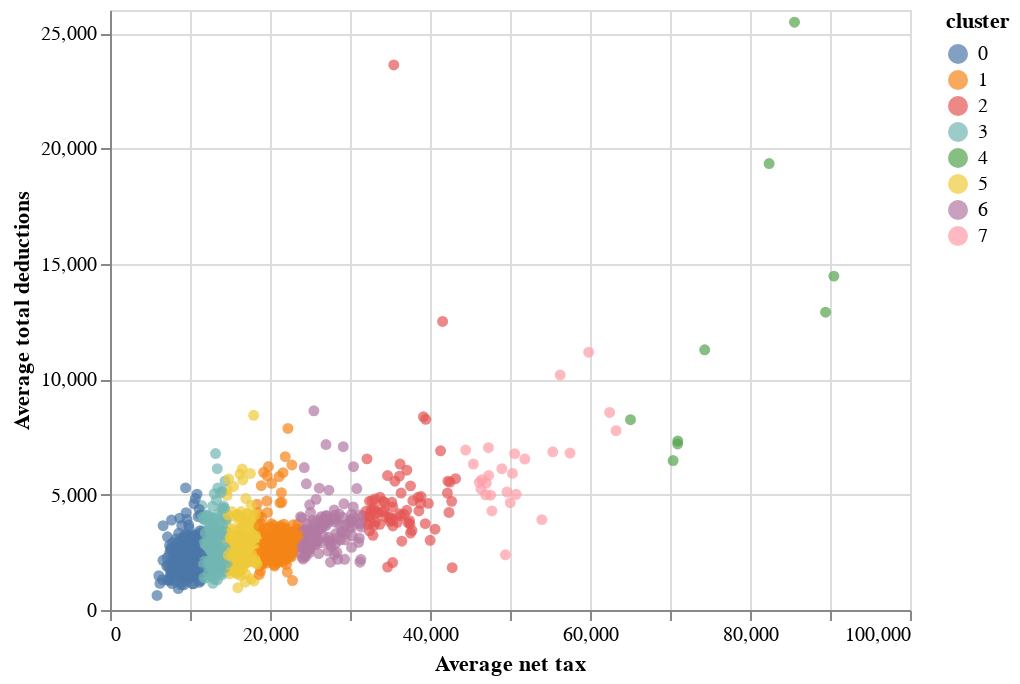

The notebook cell this image was saved under:
### Code cell
scatter_plot.encode(x='Average net tax', y='Average total deductions',color='cluster:N', 
tooltip=['Postcode', 'cluster', 'Average net tax', 'Average total deductions']).interactive()

### Figure 1 — Vega-Lite specification as saved in the notebook (floating-point values rounded to 4 significant figures; data arrays with more than 128 entries replaced by an {"elided": "..."} marker saying what was removed)
{"config": {"view": {"continuousWidth": 400, "continuousHeight": 300}}, "data": {"name": "data-21681db8ed4a72e5870c42f605830dca"}, "mark": "circle", "encoding": {"color": {"type": "nominal", "field": "cluster"}, "tooltip": [{"type": "quantitative", "field": "Postcode"}, {"type": "quantitative", "field": "cluster"}, {"type": "quantitative", "field": "Average net tax"}, {"type": "quantitative", "field": "Average total deductions"}], "x": {"type": "quantitative", "field": "Average net tax"}, "y": {"type": "quantitative", "field": "Average total deductions"}}, "selection": {"selector002": {"type": "interval", "bind": "scales", "encodings": ["x", "y"]}}, "$schema": "https://vega.github.io/schema/vega-lite/v4.8.1.json", "datasets": {"data-21681db8ed4a72e5870c42f605830dca": {"elided": "2473 records"}}}
